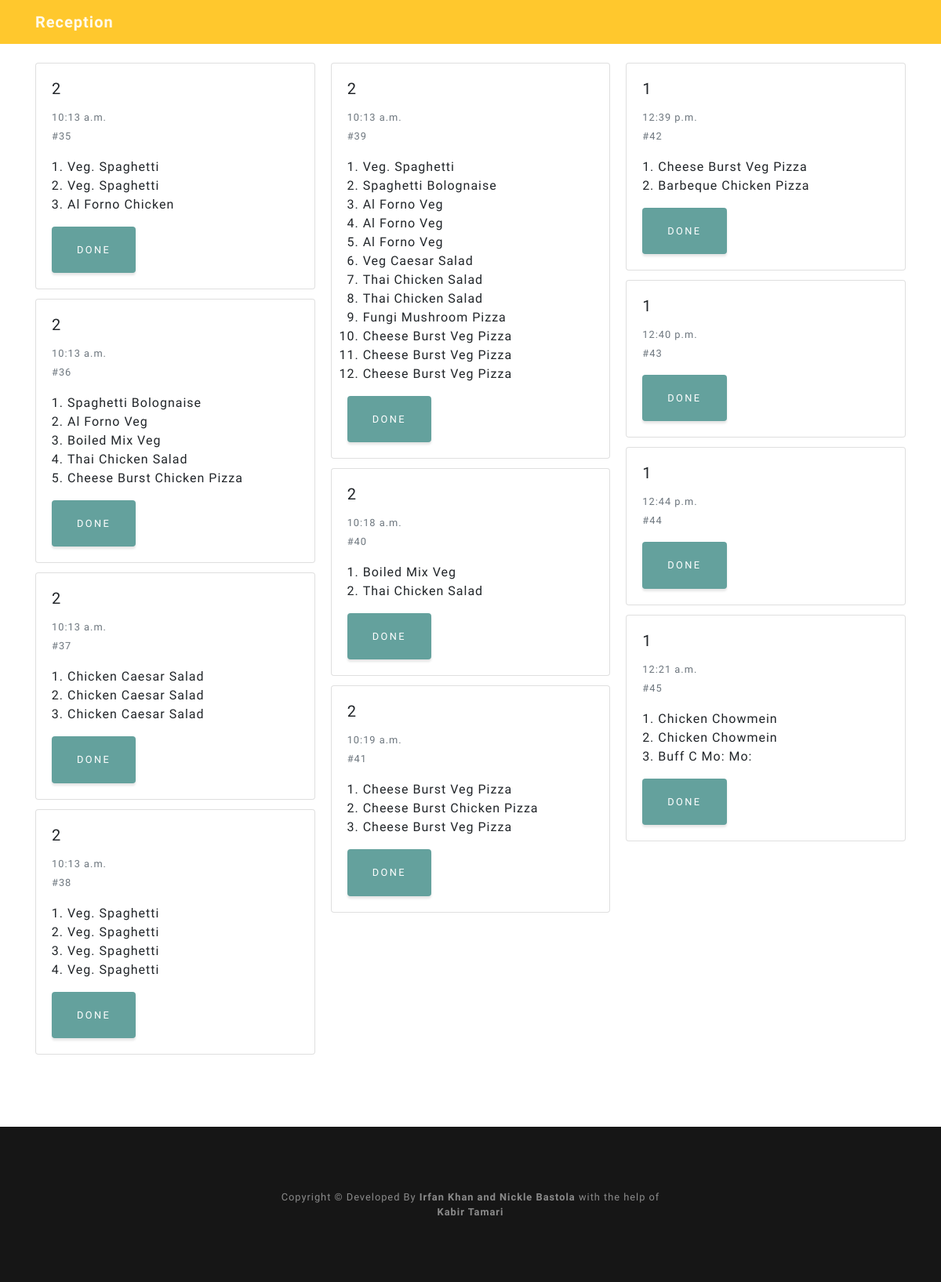
The app's page /reception, older data.
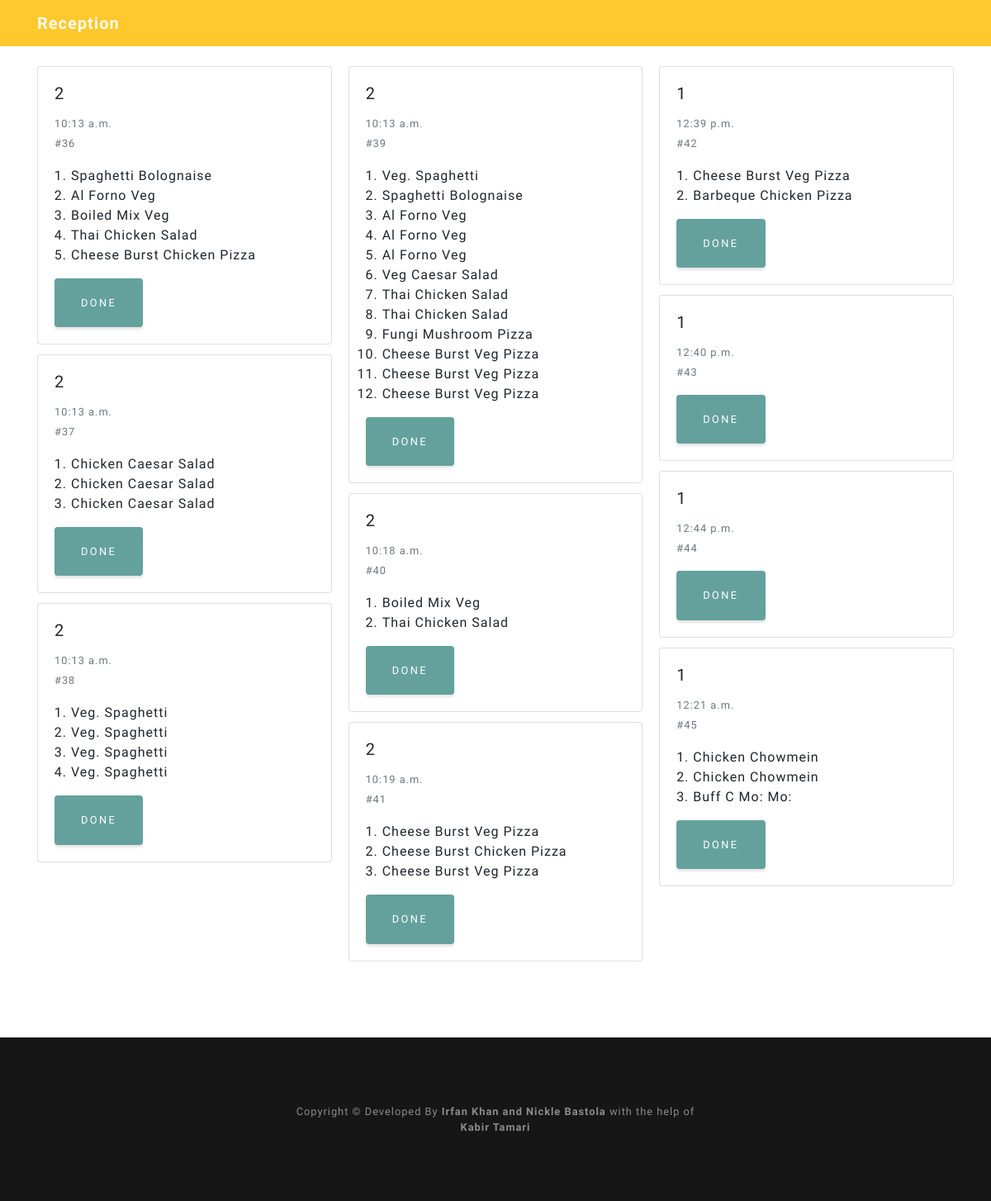
The same page, newer data.
### menu/models.py (models this page shows, shortened)
class Order(models.Model):
	is_done = models.BooleanField(default=False)
	timestamp = models.DateTimeField(default=timezone.now)
	table_number = models.ForeignKey(Table, blank = True, null = True, on_delete = models.SET_NULL)

class FoodItem(models.Model):
	name = models.CharField(max_length = 200)
	food_type = models.ForeignKey(FoodType, on_delete = models.CASCADE,null = True)
	price = models.PositiveIntegerField(default = 100)
	is_active = models.BooleanField(default= True)

### reception/views.py (the view)
# urls.py: path('', views.get_order, name='get order'),
def get_order(request):
    orders = Order.objects.all()
    response = {'order':[]}
    for order in orders:
        json_order = {'name':[],'price':[],'id':int(order.id)}
        json_order['table_number'] = str(order.table_number)
        json_order['timestamp'] = order.timestamp
        if not order.is_done:
            ordered_items = OrderedItem.objects.all().filter(order = order)
            for ordered_item in ordered_items:
                json_order['name'].append(ordered_item.food_item.name)
                json_order['price'].append(ordered_item.food_item.price)
            response['order'].append(json_order)
    return render(request, 'reception/reception.html', {'orders': response})

### menu/models.py (called while the page is built)
	def __str__(self):
		return str(self.table_number)

### reception/templates/reception/reception.html (shortened to what this page needs)
{% extends 'base.html' %}
{% block content %}
<body>
      <nav class="navbar navbar-light fixed-top navbar-noscroll" id="mainNav">
          <div class="container">
            <a class="navbar-brand js-scroll-trigger" href="#page-top">Reception</a>
            </div>
        </nav>
<div class="container">
    <div class="card-columns" style="padding-top:80px; padding-bottom:80px;">
    {% for order in orders.order %}
      <div class="card">
        <div class="card-body">
         <h5 class="card-title">{{ order.table_number }}</h5>
         <p class="card-text"><small class="text-muted" >{{ order.timestamp | time }} <br> #{{ order.id }}</small></p>
         <ol style="padding-left:20px">
            {% for name in order.name %}
            <li>{{ name }}</li>
            {% endfor %}
            </ol>
            <button type="button" class="btn btn-primary" onclick="done({{ order.id }})" data-target="#exampleModal">
                Done
              </button>
        </div>
      </div>
      {% endfor %}
      </div>
    </div>
  </body>
{% endblock %}

### menu/templates/base.html (shortened to what this page needs)
{% load static %}
<!doctype html>
<!DOCTYPE html>
<html lang="en">
<head>
  <link href="{% static 'vendor/bootstrap/css/bootstrap.min.css' %}" rel="stylesheet">
  <link href="{% static 'vendor/fontawesome-free/css/all.min.css' %}" rel="stylesheet">
  <link href="{% static 'css/grayscale.min.css' %}" rel="stylesheet">
</head>
{% block content %}
{% endblock %}
  <footer id="about" class="bg-black small text-center text-white-50">
      <div class="container">
        Copyright &copy; Developed By <strong>Irfan Khan and Nickle Bastola</strong> with the help of <br><strong>Kabir Tamari</strong>
    </footer>
  </body>
</html>

Row changes from the older to the newer data that the page shows:
no longer on this page (row edited): Order: timestamp "10:13 a.m."
no longer on this page (row unchanged): FoodItem: name "Al Forno Chicken"
Text that changed along with them:
list line gone: "2 # 35 DONE"
list line gone: "Veg. Spaghetti Veg. Spaghetti"
